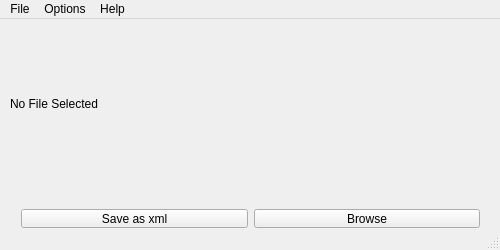
<?xml version="1.0" encoding="UTF-8"?>
<ui version="4.0">
 <class>MainWindow</class>
 <widget class="QMainWindow" name="MainWindow">
  <property name="geometry">
   <rect>
    <x>0</x>
    <y>0</y>
    <width>500</width>
    <height>250</height>
   </rect>
  </property>
  <property name="windowTitle">
   <string>MainWindow</string>
  </property>
  <property name="windowOpacity">
   <double>1.000000000000000</double>
  </property>
  <widget class="QWidget" name="centralWidget">
   <widget class="QWidget" name="horizontalLayoutWidget">
    <property name="geometry">
     <rect>
      <x>10</x>
      <y>179</y>
      <width>481</width>
      <height>41</height>
     </rect>
    </property>
    <layout class="QHBoxLayout" name="horizontalLayout">
     <item>
      <widget class="QPushButton" name="BtnSaveAs">
       <property name="text">
        <string>Save as xml</string>
       </property>
      </widget>
     </item>
     <item>
      <widget class="QPushButton" name="BtnBrowse">
       <property name="text">
        <string>Browse</string>
       </property>
      </widget>
     </item>
    </layout>
   </widget>
   <widget class="QLabel" name="FileLabel">
    <property name="geometry">
     <rect>
      <x>10</x>
      <y>40</y>
      <width>469</width>
      <height>89</height>
     </rect>
    </property>
    <property name="text">
     <string>No File Selected</string>
    </property>
   </widget>
  </widget>
  <widget class="QStatusBar" name="statusBar"/>
  <widget class="QMenuBar" name="menuBar">
   <property name="geometry">
    <rect>
     <x>0</x>
     <y>0</y>
     <width>500</width>
     <height>18</height>
    </rect>
   </property>
   <widget class="QMenu" name="menuFile">
    <property name="title">
     <string>File</string>
    </property>
    <addaction name="actionExit"/>
   </widget>
   <widget class="QMenu" name="menuOptions">
    <property name="title">
     <string>Options</string>
    </property>
   </widget>
   <widget class="QMenu" name="menuHelp">
    <property name="title">
     <string>Help</string>
    </property>
    <addaction name="actionAbout"/>
   </widget>
   <addaction name="menuFile"/>
   <addaction name="menuOptions"/>
   <addaction name="menuHelp"/>
  </widget>
  <action name="actionExit">
   <property name="text">
    <string>Exit</string>
   </property>
  </action>
  <action name="actionAbout">
   <property name="text">
    <string>About</string>
   </property>
  </action>
 </widget>
 <layoutdefault spacing="6" margin="11"/>
 <resources/>
 <connections/>
</ui>
